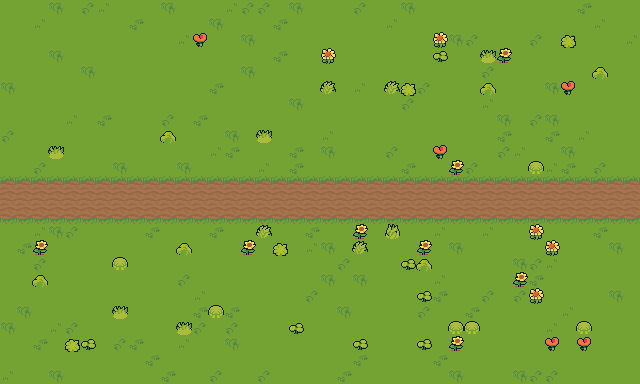

Below is a game level as drawn by its tile map, then a one-line description and the .tmx that defines it (tile-layer data replaced by summaries):
An orthogonal 40x24 tile map with 16x16 px tiles, 2 tile layers (chao, detalhes), 3 tilesets and 189 objects (inicio, masmorra, salao).

<map version="1.10" tiledversion="1.10.2" orientation="orthogonal" renderorder="right-down" width="40" height="24" tilewidth="16" tileheight="16" infinite="0" nextlayerid="8" nextobjectid="198">
 <tileset firstgid="1" source="chao.tsx" />
 <tileset firstgid="573" source="natureza.tsx" />
 <tileset firstgid="1077" source="arvores.tsx" />
 <layer id="1" name="chao" width="40" height="24">
  <data>[960 cells, 960 non-empty, 8 distinct tile ids]</data>
 </layer>
 <layer id="2" name="detalhes" width="40" height="24">
  <data>[960 cells, 51 non-empty, 10 distinct tile ids]</data>
 </layer>
 <objectgroup id="3" name="arvores" draworder="topdown">
  <object id="1" gid="1078" x="0" y="32" width="32" height="32" />
  <object id="3" gid="1077" x="0" y="384" width="32" height="32" />
  <object id="5" gid="1078" x="32" y="32" width="32" height="32" />
  <object id="7" gid="1077" x="32" y="384" width="32" height="32" />
  <object id="9" gid="1078" x="64" y="32" width="32" height="32" />
  <object id="11" gid="1077" x="64" y="384" width="32" height="32" />
  <object id="13" gid="1078" x="96" y="32" width="32" height="32" />
  <object id="15" gid="1078" x="96" y="384" width="32" height="32" />
  <object id="17" gid="1078" x="128" y="32" width="32" height="32" />
  <object id="19" gid="1077" x="128" y="384" width="32" height="32" />
  <object id="21" gid="1078" x="160" y="32" width="32" height="32" />
  <object id="23" gid="1077" x="160" y="384" width="32" height="32" />
  <object id="25" gid="1077" x="192" y="32" width="32" height="32" />
  <object id="27" gid="1077" x="192" y="384" width="32" height="32" />
  <object id="29" gid="1078" x="224" y="32" width="32" height="32" />
  <object id="31" gid="1077" x="224" y="384" width="32" height="32" />
  <object id="33" gid="1077" x="256" y="32" width="32" height="32" />
  <object id="35" gid="1077" x="256" y="384" width="32" height="32" />
  <object id="37" gid="1078" x="288" y="32" width="32" height="32" />
  <object id="39" gid="1078" x="288" y="384" width="32" height="32" />
  <object id="41" gid="1077" x="320" y="32" width="32" height="32" />
  <object id="43" gid="1078" x="320" y="384" width="32" height="32" />
  <object id="45" gid="1078" x="352" y="32" width="32" height="32" />
  <object id="47" gid="1078" x="352" y="384" width="32" height="32" />
  <object id="49" gid="1078" x="384" y="32" width="32" height="32" />
  <object id="51" gid="1077" x="384" y="384" width="32" height="32" />
  <object id="53" gid="1077" x="416" y="32" width="32" height="32" />
  <object id="55" gid="1077" x="416" y="384" width="32" height="32" />
  <object id="57" gid="1077" x="448" y="32" width="32" height="32" />
  <object id="59" gid="1078" x="448" y="384" width="32" height="32" />
  <object id="61" gid="1077" x="480" y="32" width="32" height="32" />
  <object id="63" gid="1077" x="480" y="384" width="32" height="32" />
  <object id="65" gid="1077" x="512" y="32" width="32" height="32" />
  <object id="67" gid="1078" x="512" y="384" width="32" height="32" />
  <object id="69" gid="1077" x="544" y="32" width="32" height="32" />
  <object id="71" gid="1078" x="544" y="384" width="32" height="32" />
  <object id="73" gid="1078" x="576" y="32" width="32" height="32" />
  <object id="75" gid="1077" x="576" y="384" width="32" height="32" />
  <object id="77" gid="1078" x="608" y="32" width="32" height="32" />
  <object id="79" gid="1078" x="608" y="384" width="32" height="32" />
  <object id="81" gid="1078" x="0" y="64" width="32" height="32" />
  <object id="83" gid="1077" x="608" y="64" width="32" height="32" />
  <object id="85" gid="1077" x="0" y="96" width="32" height="32" />
  <object id="87" gid="1078" x="608" y="96" width="32" height="32" />
  <object id="89" gid="1077" x="0" y="128" width="32" height="32" />
  <object id="91" gid="1078" x="608" y="128" width="32" height="32" />
  <object id="93" gid="1077" x="0" y="160" width="32" height="32" />
  <object id="95" gid="1078" x="608" y="160" width="32" height="32" />
  <object id="97" gid="1077" x="0" y="256" width="32" height="32" />
  <object id="99" gid="1077" x="608" y="256" width="32" height="32" />
  <object id="101" gid="1077" x="0" y="288" width="32" height="32" />
  <object id="103" gid="1077" x="608" y="288" width="32" height="32" />
  <object id="105" gid="1077" x="0" y="320" width="32" height="32" />
  <object id="107" gid="1077" x="608" y="320" width="32" height="32" />
  <object id="109" gid="1077" x="0" y="352" width="32" height="32" />
  <object id="111" gid="1077" x="608" y="352" width="32" height="32" />
  <object id="113" gid="1128" x="384" y="128" width="32" height="32" />
  <object id="115" gid="1128" x="48" y="80" width="32" height="32" />
  <object id="117" gid="1128" x="144" y="80" width="32" height="32" />
  <object id="119" gid="1128" x="512" y="112" width="32" height="32" />
  <object id="121" gid="1077" x="128" y="160" width="32" height="32" />
  <object id="123" gid="1078" x="352" y="320" width="32" height="32" />
  <object id="127" gid="1128" x="80" y="336" width="32" height="32" />
  <object id="129" gid="1128" x="192" y="272" width="32" height="32" />
  <object id="131" gid="1077" x="560" y="160" width="32" height="32" />
  <object id="133" gid="1128" x="128" y="304" width="32" height="32" />
  <object id="137" gid="1078" x="432" y="96" width="32" height="32" />
  <object id="139" gid="1128" x="288" y="272" width="32" height="32" />
  <object id="141" gid="1128" x="288" y="112" width="32" height="32" />
  <object id="143" gid="1128" x="304" y="160" width="32" height="32" />
  <object id="145" gid="1077" x="432" y="144" width="32" height="32" />
  <object id="147" gid="1077" x="224" y="320" width="32" height="32" />
  <object id="149" gid="1077" x="400" y="320" width="32" height="32" />
  <object id="153" gid="1128" x="496" y="160" width="32" height="32" />
  <object id="155" gid="1077" x="240" y="96" width="32" height="32" />
  <object id="157" gid="1077" x="192" y="96" width="32" height="32" />
  <object id="159" gid="1078" x="64" y="160" width="32" height="32" />
  <object id="161" gid="1077" x="304" y="320" width="32" height="32" />
  <object id="163" gid="1128" x="336" y="112" width="32" height="32" />
  <object id="165" gid="1128" x="64" y="288" width="32" height="32" />
  <object id="167" gid="1128" x="560" y="80" width="32" height="32" />
  <object id="171" gid="1128" x="384" y="80" width="32" height="32" />
  <object id="173" gid="1128" x="176" y="320" width="32" height="32" />
  <object id="178" gid="1125" x="432" y="288" width="32" height="32" />
  <object id="180" gid="1126" x="496" y="304" width="32" height="32" />
  <object id="182" gid="1125" x="464" y="336" width="32" height="32" />
 </objectgroup>
 <objectgroup id="4" name="colisao" color="#ff4040" opacity="0.6">
  <object id="2" x="4" y="18" width="24" height="12" />
  <object id="4" x="4" y="370" width="24" height="12" />
  <object id="6" x="36" y="18" width="24" height="12" />
  <object id="8" x="36" y="370" width="24" height="12" />
  <object id="10" x="68" y="18" width="24" height="12" />
  <object id="12" x="68" y="370" width="24" height="12" />
  <object id="14" x="100" y="18" width="24" height="12" />
  <object id="16" x="100" y="370" width="24" height="12" />
  <object id="18" x="132" y="18" width="24" height="12" />
  <object id="20" x="132" y="370" width="24" height="12" />
  <object id="22" x="164" y="18" width="24" height="12" />
  <object id="24" x="164" y="370" width="24" height="12" />
  <object id="26" x="196" y="18" width="24" height="12" />
  </objectgroup>
 <objectgroup id="5" name="portais" color="#40a0ff">
  <!-- 17 objects omitted --></objectgroup>
 <objectgroup id="6" name="chegadas" color="#ffd700">
  <!-- 15 objects omitted --></objectgroup>
 <objectgroup id="7" name="moedas" color="#ffd700">
  <!-- 12 objects omitted --></objectgroup>
</map>
<!-- 90 of 189 objects omitted -->
